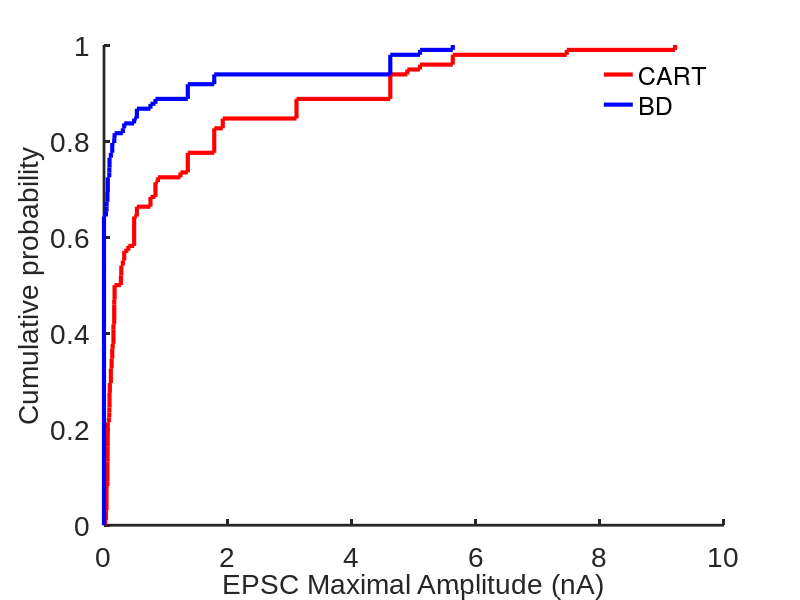
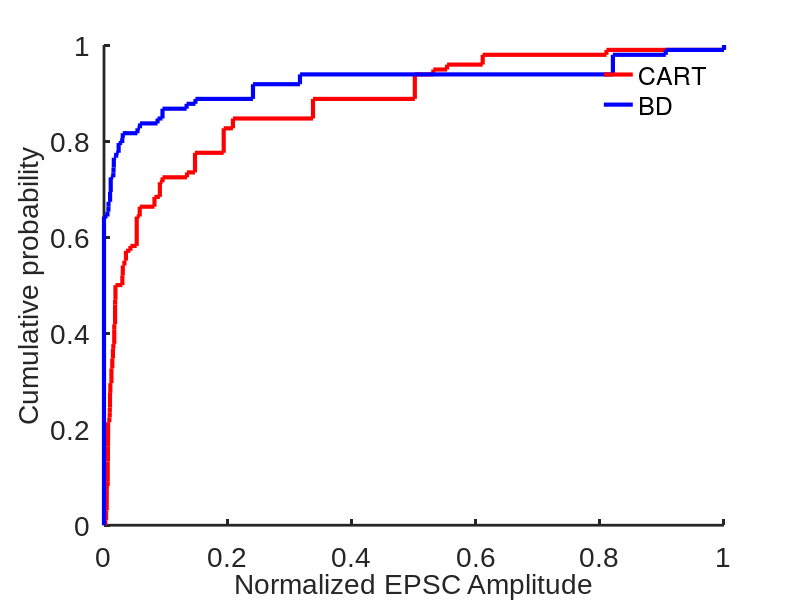
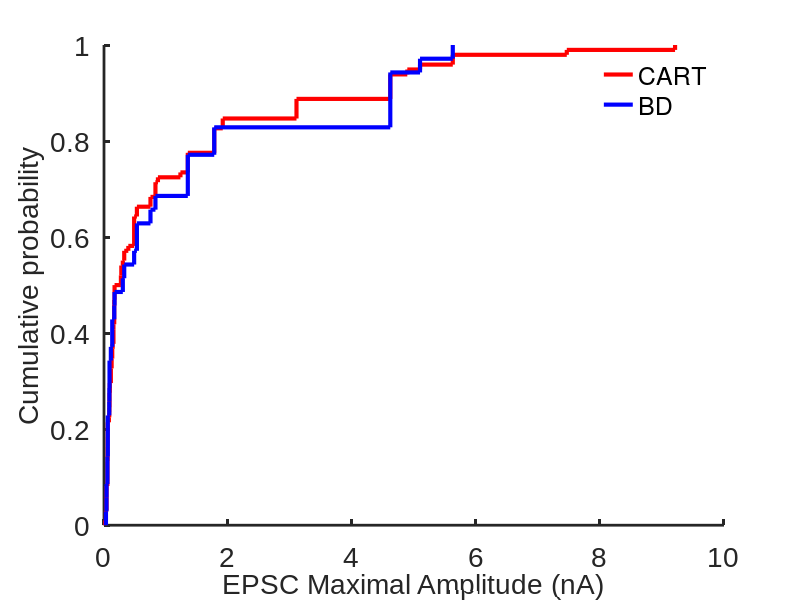
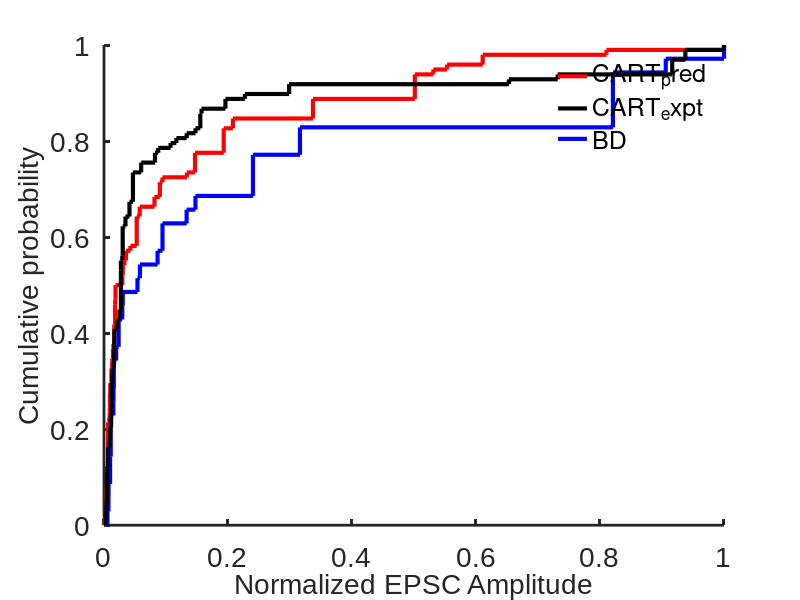

Write MATLAB code to recreate these figures, in order.
close all
clear variables
clc

data = importdata('BD_AMPA_MAX.csv'); % Pool of maximum currents evoked by BD-CreER+ inputs 
data_cart = importdata('CART_AMPA_MAX.csv'); % Pool of maximum currents evoked by CART-Cre+ inputs
TC_total = 100; 
Nonspec_frac = 0.2726;  % Fraction of nonspecific labelling in RGC_CART-Cre mice
BD_frac = (1 - Nonspec_frac) * 0.494; % Fraction of ventral ooDSGCs 
Dors_frac = (1 - Nonspec_frac) * 0.506; % Fraction of dorsal ooDSGCs

RGC_Nonspec = [];
RGC_BD = [];
RGC_Dors = [];
RGC_CART = [];
CART = [];

i = 1;
while i <= TC_total * Nonspec_frac
    RGC_Nonspec (i) = data(randi(size(data,1)));
    RGC_Dors (i) = 0;
    RGC_BD (i) = 0;
    RGC_CART (i) = RGC_Nonspec (i) + RGC_Dors (i) + RGC_BD (i);
    CART(i) = data_cart(randi(size(data_cart,1)));
    i = i+1;
end

i = 1;
while i <= TC_total * BD_frac
    RGC_Nonspec (end+1) = 0;
    RGC_Dors (end+1) = 0;
    RGC_BD (end+1) = data(randi(size(data,1)));
    RGC_CART (end+1) = RGC_Nonspec (end) + RGC_Dors (end) + RGC_BD (end);
    CART(end+1) = data_cart(randi(size(data_cart,1)));
    i = i+1;
end

i = 1;
while i <= TC_total * Dors_frac
    RGC_Nonspec (end+1) = 0;
    RGC_Dors (end+1) = data(randi(size(data,1)));
    RGC_BD (end+1) = 0;
    RGC_CART (end+1) = RGC_Nonspec (end) + RGC_Dors (end) + RGC_BD (end);
    CART(end+1) = data_cart(randi(size(data_cart,1)));
    i = i+1;
end

RGC_CART_plot = cdfplot (RGC_CART);
hold on;
BD_plot = cdfplot (RGC_BD);
hold on;
set (RGC_CART_plot, 'LineWidth', 3, 'Color', 'R');
set (BD_plot, 'LineWidth', 3, 'Color', 'B');
set(gca, 'LineWidth', 2);
set(gca, 'FontName', 'Arial');
set(gca, 'FontSize', 20);
box off
grid off
xlabel('EPSC Maximal Amplitude (nA)','FontSize',20);
ylabel('Cumulative probability','FontSize',20);
legend([RGC_CART_plot BD_plot], 'CART', 'BD', 'Location', 'best')
%legend("");
legend boxoff
title("");

nor_RGC_CART = RGC_CART / max (RGC_CART);
nor_RGC_BD = RGC_BD / max (RGC_BD);
nor_CART = CART / max (CART);

figure (2);
nor_RGC_CART_plot = cdfplot (nor_RGC_CART);
hold on;
nor_BD_plot = cdfplot (nor_RGC_BD);
set (nor_RGC_CART_plot, 'LineWidth', 3, 'Color', 'R');
set (nor_BD_plot, 'LineWidth', 3, 'Color', 'B');
set(gca, 'LineWidth', 2);
set(gca, 'FontName', 'Arial');
set(gca, 'FontSize', 20);
box off
grid off
xlabel('Normalized EPSC Amplitude','FontSize',20);
ylabel('Cumulative probability','FontSize',20);
legend([nor_RGC_CART_plot nor_BD_plot], 'CART', 'BD', 'Location', 'best')
%legend ("");
legend boxoff
title("");

j = 1;
i = 1;
while j <= length (RGC_CART)
    if RGC_CART (j) > 0
        RGC_CART_nonZ (i) = RGC_CART (j);
        i = i+1;
    else
    end
    j = j+1;
end

j = 1;
i = 1;
while j <= length (RGC_BD)
    if RGC_BD (j) > 0
        RGC_BD_nonZ (i) = RGC_BD (j);
        i = i+1;
    else
    end
    j = j+1;
end

j = 1;
i = 1;
while j <= length (RGC_Dors)
    if RGC_Dors (j) > 0
        RGC_Dors_nonZ (i) = RGC_Dors (j);
        i = i+1;
    else
    end
    j = j+1;
end

figure (3);
RGC_CART_nonZ_plot = cdfplot (RGC_CART_nonZ);
hold on;
RGC_BD_nonZ_plot = cdfplot (RGC_BD_nonZ);
set (RGC_CART_nonZ_plot, 'LineWidth', 3, 'Color', 'R');
set (RGC_BD_nonZ_plot, 'LineWidth', 3, 'Color', 'B');
set(gca, 'LineWidth', 2);
set(gca, 'FontName', 'Arial');
set(gca, 'FontSize', 20);
box off
grid off
xlabel('EPSC Maximal Amplitude (nA)','FontSize',20);
ylabel('Cumulative probability','FontSize',20);
legend([RGC_CART_nonZ_plot RGC_BD_nonZ_plot], 'CART', 'BD', 'Location', 'best')
%legend("");
legend boxoff
title("");

j = 1;
i = 1;
while j <= length (nor_RGC_CART)
    if nor_RGC_CART (j) > 0
        nor_RGC_CART_nonZ (i) = nor_RGC_CART (j);
        i = i+1;
    else
    end
    j = j+1;
end

j = 1;
i = 1;
while j <= length (nor_RGC_BD)
    if nor_RGC_BD (j) > 0
        nor_RGC_BD_nonZ (i) = nor_RGC_BD (j);
        i = i+1;
    else
    end
    j = j+1;
end

j = 1;
i = 1;
while j <= length (nor_CART)
    if nor_CART (j) > 0
        nor_CART_nonZ (i) = nor_CART (j);
        i = i+1;
    else
    end
    j = j+1;
end

figure (4);
nor_RGC_CART_nonZ_plot = cdfplot (nor_RGC_CART_nonZ);
hold on;
nor_RGC_BD_nonZ_plot = cdfplot (nor_RGC_BD_nonZ);
hold on;
nor_CART_nonZ_plot = cdfplot (nor_CART_nonZ);
set (nor_RGC_CART_nonZ_plot, 'LineWidth', 3, 'Color', 'R');
set (nor_RGC_BD_nonZ_plot, 'LineWidth', 3, 'Color', 'B');
set (nor_CART_nonZ_plot, 'LineWidth', 3, 'Color', 'k');
set(gca, 'LineWidth', 2);
set(gca, 'FontName', 'Arial');
set(gca, 'FontSize', 20);
box off
grid off
xlabel('Normalized EPSC Amplitude','FontSize',20);
ylabel('Cumulative probability','FontSize',20);
legend([nor_RGC_CART_nonZ_plot nor_CART_nonZ_plot nor_RGC_BD_nonZ_plot], 'CART_pred', 'CART_expt', 'BD', 'Location', 'best');
%legend("");
legend boxoff
title("");
[nor_nonZ_h1,p1] = kstest2 (nor_RGC_CART_nonZ, nor_RGC_BD_nonZ);
[nor_nonZ_h2,p2] = kstest2 (nor_RGC_CART_nonZ, nor_CART_nonZ);
[nor_nonZ_h3,p3] = kstest2 (nor_RGC_BD_nonZ, nor_CART_nonZ);
test_result = [nor_nonZ_h1, p1; nor_nonZ_h2, p2;nor_nonZ_h3,p3];

